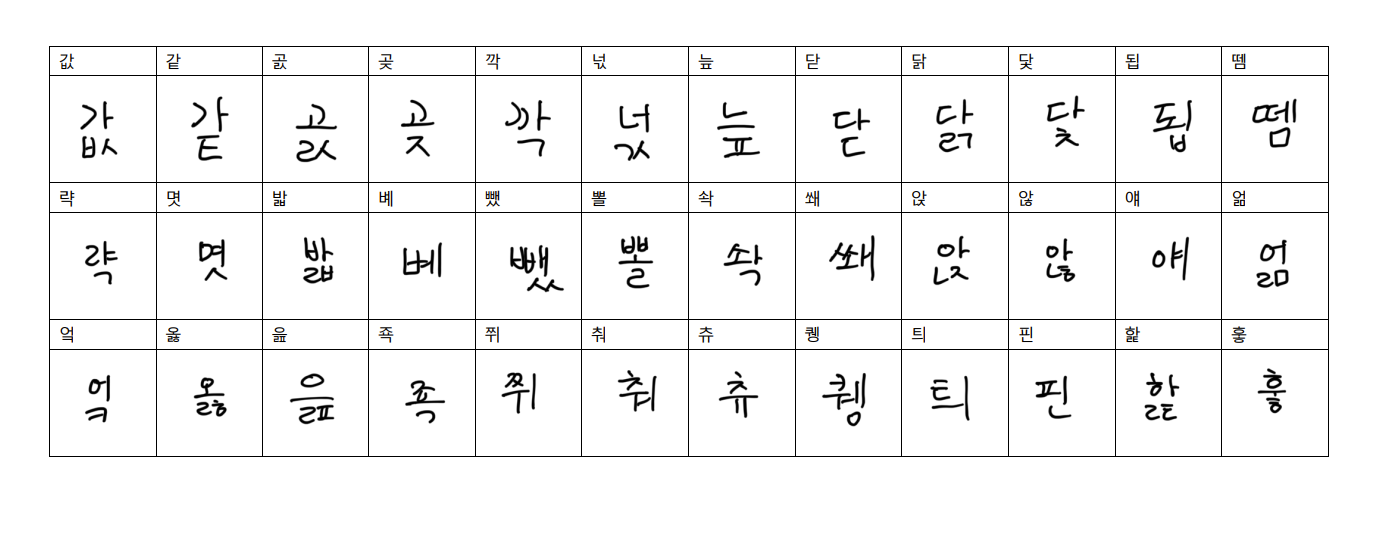
#> input picture ai-server/study/data_preprocessing/handwritten.png, 1389 x 536 px, given in place of ., which was not available
$ python delete_margin.py --image_path . --output_path out
#> lines starting #> are read from the running program, lines starting #| are printed output that depends on the picture; after the words box and inside, x2 and y2 are one past the last pixel; in counts of white or black regions, pixels touching at a corner belong together; pictures that were not available may be replaced by others from this repository, and a replacement may not be noted
import cv2
import numpy as np
import argparse

def auto_detect_edges(image_path):
    # 이미지 읽기
#> called with image_path = '.'
    image = cv2.imread(image_path)
#> image is the input picture: shape (536, 1389, 3); mean B, G, R 244, 244, 244.1
    if image is None:
        raise FileNotFoundError(f"Image not found at {image_path}")

    # 그레이스케일로 변환
    gray = cv2.cvtColor(image, cv2.COLOR_BGR2GRAY)

    # 노이즈 제거를 위한 가우시안 블러
    blurred = cv2.GaussianBlur(gray, (5, 5), 0)
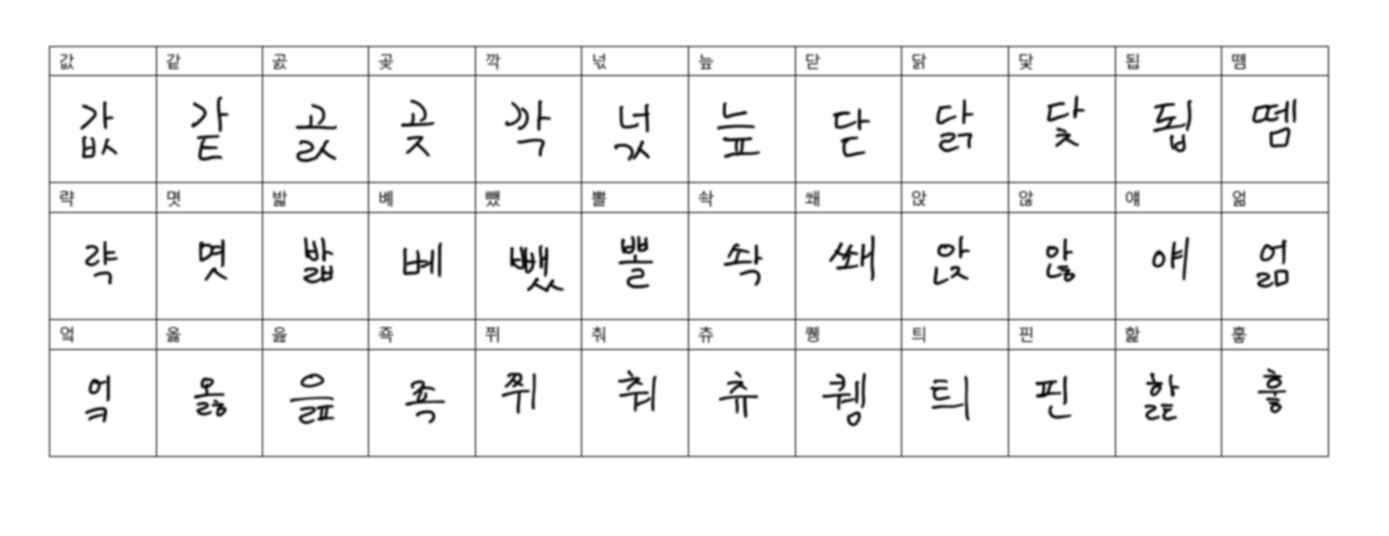
#> blurred: shape (536, 1389); min 2, max 255, mean 244

    # 엣지 감지
    edged = cv2.Canny(blurred, 30, 150)
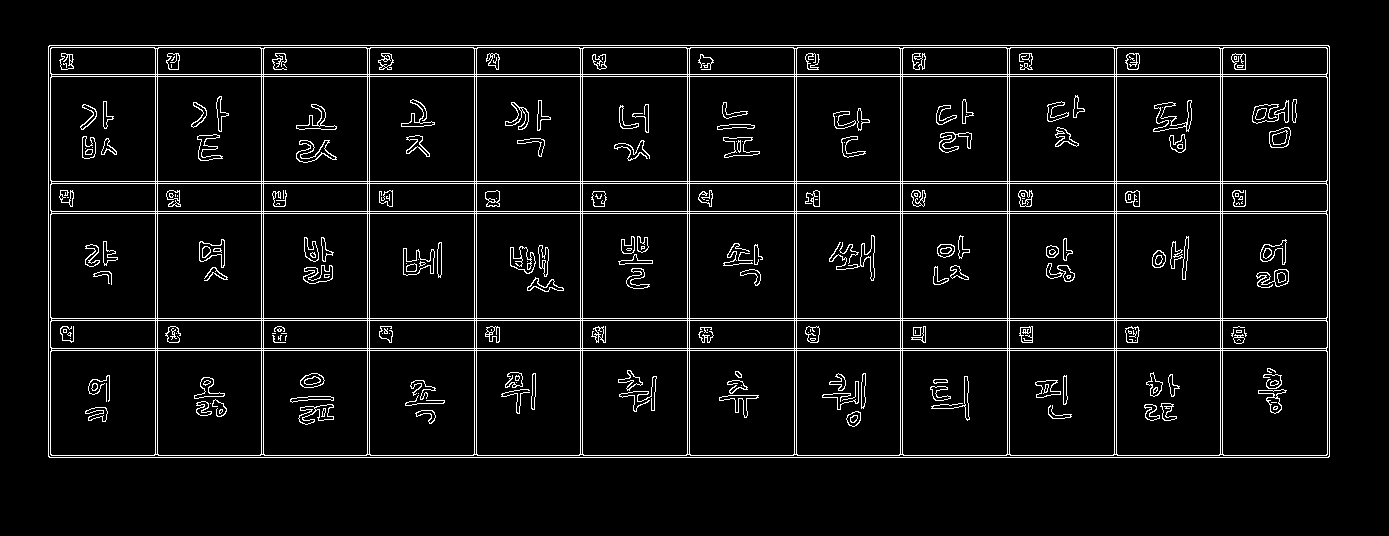
#> edged: shape (536, 1389); 5.8% white in thin lines or dots, all inside (x1, y1, x2, y2) = (48, 45, 1330, 458)

    # 윤곽선 찾기
    contours, _ = cv2.findContours(edged.copy(), cv2.RETR_EXTERNAL, cv2.CHAIN_APPROX_SIMPLE)
#> contours = 1 item

    # 가장 큰 윤곽선 찾기 (표가 이미지의 주된 객체라고 가정)
    largest_contour = max(contours, key=cv2.contourArea)
#> largest_contour = [[49, 45], [48, 46], [48, 456], [49, 457], [1328, 457], [1329, 456], [1329, 46], [1328, 45]]

    # 윤곽선의 모서리 감지
    # 윤곽선 포인트가 충분히 있지 않은 경우 에러를 반환할 수 있습니다. 이 경우 더 많은 포인트를 감지하도록 코드를 조정해야 합니다.
    epsilon = 0.02 * cv2.arcLength(largest_contour, True)
#> epsilon = 67.67
    approx = cv2.approxPolyDP(largest_contour, epsilon, True)
#> approx = [[48, 46], [49, 457], [1329, 456], [1328, 45]]

    if len(approx) == 4:
        # 윤곽선이 4개의 모서리를 가지고 있음 (사각형 또는 직사각형)
        return approx.reshape(-1, 2)  # 모서리 좌표 반환
    else:
        raise ValueError("Could not find a table with four corners.")

def correct_perspective_auto(image_path):
    # 4개의 모서리 좌표 자동 감지
    corners = auto_detect_edges(image_path)
#> corners = [[48, 46], [49, 457], [1329, 456], [1328, 45]]

    # 표의 네 모서리를 정렬: 상단 왼쪽, 상단 오른쪽, 하단 오른쪽, 하단 왼쪽
    s = corners.sum(axis=1)
#> s = [94, 506, 1785, 1373]
    rect = np.zeros((4, 2), dtype="float32")
    rect[0] = corners[np.argmin(s)]
    rect[2] = corners[np.argmax(s)]

    diff = np.diff(corners, axis=1)
#> diff = [-2, 408, -873, -1283]
    rect[1] = corners[np.argmin(diff)]
    rect[3] = corners[np.argmax(diff)]

    # 변환될 사각형의 좌표를 정의합니다. (표의 크기를 기반으로)
    (tl, tr, br, bl) = rect
    maxWidth = int(max(np.linalg.norm(br - bl), np.linalg.norm(tr - tl)))
    maxHeight = int(max(np.linalg.norm(tr - br), np.linalg.norm(tl - bl)))

    dst = np.array([
        [0, 0],
        [maxWidth - 1, 0],
        [maxWidth - 1, maxHeight - 1],
        [0, maxHeight - 1]], dtype="float32")

    # 원근 변환 행렬을 계산
    matrix = cv2.getPerspectiveTransform(rect, dst)

    # 이미지 로드
    image = cv2.imread(image_path)
    if image is None:
        raise FileNotFoundError(f"Image not found at {image_path}")

    # 원근 변환 적용
    corrected_image = cv2.warpPerspective(image, matrix, (maxWidth, maxHeight))
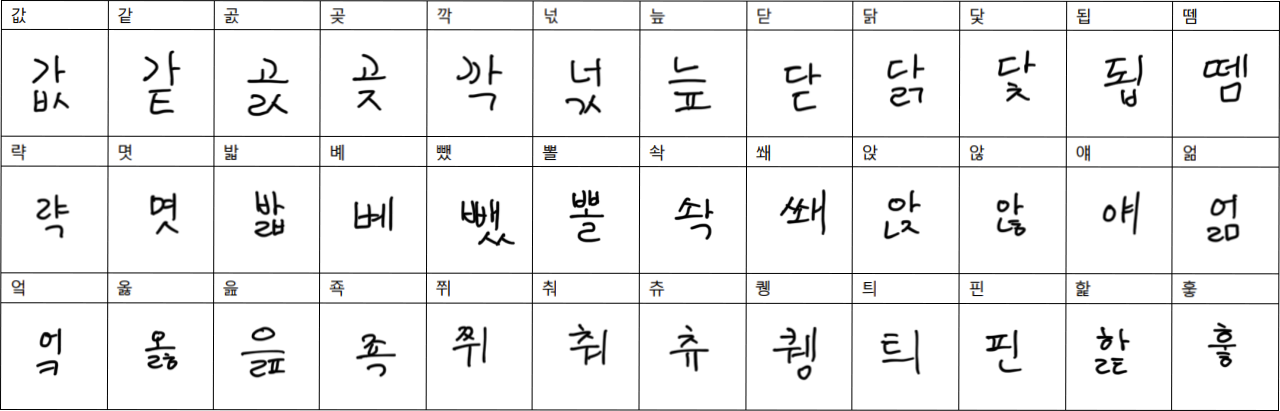
#> corrected_image: shape (411, 1280, 3); mean B, G, R 239.5, 239.5, 239.6

    return corrected_image
    # # 변환된 이미지 저장
    # cv2.imwrite(output_path, corrected_image)
    # print(f"Corrected image is saved at {output_path}")

def find_and_crop_table(image_path, output_path):
    # 이미지 파일 읽기
    image = correct_perspective_auto(image_path)

    # # 그레이스케일로 변환
    # gray = cv2.cvtColor(image, cv2.COLOR_BGR2GRAY)

    # # 가우시안 블러를 사용한 이미지 블러링 (노이즈 제거)
    # blurred = cv2.GaussianBlur(gray, (9, 9), 0)

    # 캐니 엣지 디텍션을 이용하여 엣지 찾기
    edged = cv2.Canny(image, 50, 150)
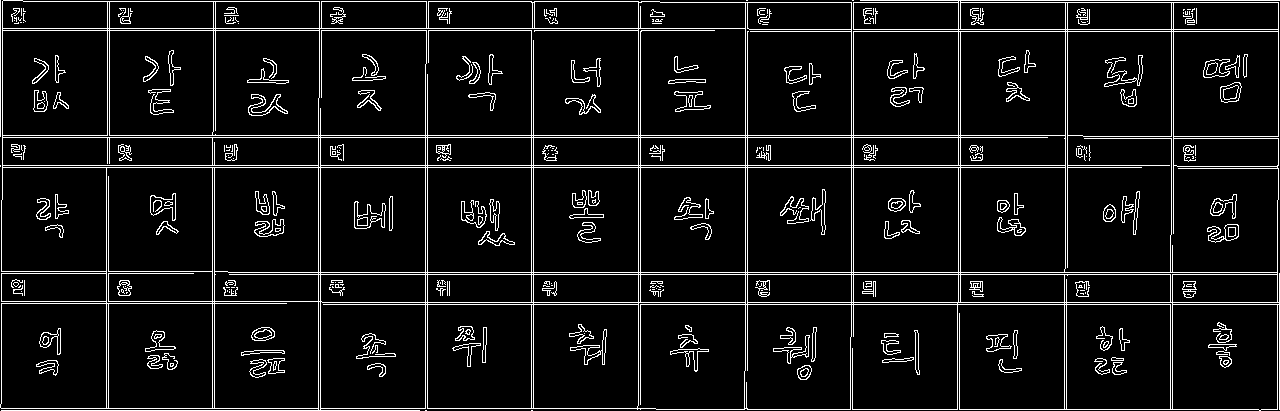
#> edged: shape (411, 1280); 7.7% white in thin lines or dots

    # 윤곽선 찾기
    contours, _ = cv2.findContours(edged, cv2.RETR_EXTERNAL, cv2.CHAIN_APPROX_SIMPLE)
#> contours = 14 contours, 6 with area under 20; largest, box (x1, y1, x2, y2) and area: (0, 0, 1280, 411) 495526, (986, 334, 1012, 352) 213, (914, 330, 920, 375) 130, (881, 340, 901, 355) 117, (998, 359, 1022, 373) 87, (1013, 330, 1018, 359) 84, (882, 357, 914, 363) 75, (884, 333, 899, 338) 41

    # 윤곽선을 바탕으로 사각형 영역 찾기
    rects = [cv2.boundingRect(cnt) for cnt in contours]
#> rects = [(531, 410, 2, 1), (425, 410, 2, 1), (998, 359, 24, 14), (882, 357, 32, 6), (881, 340, 20, 15), (986, 334, 26, 18), (884, 333, 15, 5), (1013, 330, 5, 29), (914, 330, 6, 45), (0, 165, 1, 2), (852, 0, 2, 1), (746, 0, 2, 1), (0, 0, 1280, 411), (0, 0, 1, 137)]
    rects = sorted(rects, key=lambda x: (x[2] * x[3]), reverse=True)  # 면적이 큰 순으로 정렬
#> rects = [(0, 0, 1280, 411), (986, 334, 26, 18), (998, 359, 24, 14), (881, 340, 20, 15), (914, 330, 6, 45), (882, 357, 32, 6), (1013, 330, 5, 29), (0, 0, 1, 137), (884, 333, 15, 5), (531, 410, 2, 1), (425, 410, 2, 1), (0, 165, 1, 2), (852, 0, 2, 1), (746, 0, 2, 1)]

    if rects:
        # 가장 큰 사각형 (표라고 가정) 사용
        x, y, w, h = rects[0]
#> x = 0; y = 0; w = 1280; h = 411

        # 원본 이미지에서 표 부분만 자르기
        cropped_table = image[y+2:y+h-2, x+2:x+w-2]
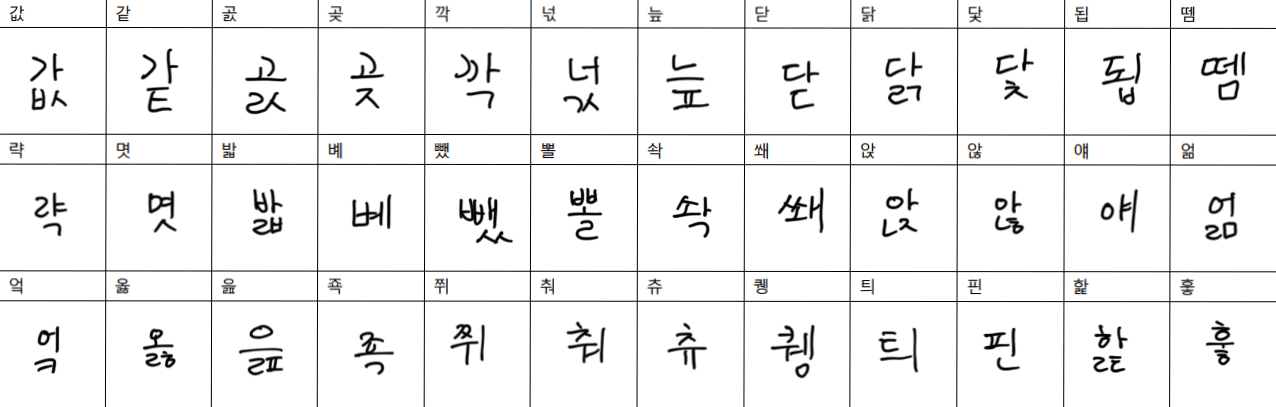
#> cropped_table: shape (407, 1276, 3); mean B, G, R 241, 241, 241

        # 결과 이미지 저장
        cv2.imwrite(output_path, cropped_table)
        print(f"Cropped image is saved at {output_path}")
    else:
        print("No table found in the image.")


parser = argparse.ArgumentParser(description='Delte margin of scanned images')
parser.add_argument('--image_path', dest='image_path', required=True, help='directory to read scanned images')
parser.add_argument('--output_path', dest='output_path', required=True, help='directory to save processed images')

args = parser.parse_args()

if __name__ == "__main__":
    find_and_crop_table(args.image_path, args.output_path)
